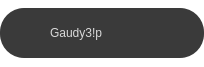
<?xml version="1.0" encoding="UTF-8"?>
<ui version="4.0">
 <class>CommunitiesWidget</class>
 <widget class="QWidget" name="CommunitiesWidget">
  <property name="geometry">
   <rect>
    <x>0</x>
    <y>0</y>
    <width>204</width>
    <height>67</height>
   </rect>
  </property>
  <property name="minimumSize">
   <size>
    <width>204</width>
    <height>50</height>
   </size>
  </property>
  <property name="maximumSize">
   <size>
    <width>204</width>
    <height>16777215</height>
   </size>
  </property>
  <property name="windowTitle">
   <string>Form</string>
  </property>
  <property name="styleSheet">
   <string notr="true">background-color: rgb(30, 30, 30,0);</string>
  </property>
  <layout class="QHBoxLayout" name="horizontalLayout_2">
   <property name="spacing">
    <number>0</number>
   </property>
   <property name="leftMargin">
    <number>0</number>
   </property>
   <property name="topMargin">
    <number>0</number>
   </property>
   <property name="rightMargin">
    <number>0</number>
   </property>
   <property name="bottomMargin">
    <number>0</number>
   </property>
   <item>
    <widget class="QWidget" name="widget" native="true">
     <property name="sizePolicy">
      <sizepolicy hsizetype="Expanding" vsizetype="Maximum">
       <horstretch>0</horstretch>
       <verstretch>1</verstretch>
      </sizepolicy>
     </property>
     <property name="minimumSize">
      <size>
       <width>0</width>
       <height>50</height>
      </size>
     </property>
     <property name="maximumSize">
      <size>
       <width>16777215</width>
       <height>50</height>
      </size>
     </property>
     <property name="styleSheet">
      <string notr="true">background-color: rgb(58, 58, 58);
border-radius:24px;</string>
     </property>
     <layout class="QHBoxLayout" name="horizontalLayout" stretch="1,0,0">
      <property name="spacing">
       <number>9</number>
      </property>
      <item>
       <widget class="QLabel" name="icon">
        <property name="minimumSize">
         <size>
          <width>32</width>
          <height>32</height>
         </size>
        </property>
        <property name="maximumSize">
         <size>
          <width>32</width>
          <height>32</height>
         </size>
        </property>
        <property name="styleSheet">
         <string notr="true">border-radius: 16px;
</string>
        </property>
        <property name="frameShadow">
         <enum>QFrame::Shadow::Plain</enum>
        </property>
        <property name="text">
         <string/>
        </property>
        <property name="pixmap">
         <pixmap>C:/Users/cojoc/Downloads/image 1.png</pixmap>
        </property>
        <property name="scaledContents">
         <bool>false</bool>
        </property>
        <property name="alignment">
         <set>Qt::AlignmentFlag::AlignCenter</set>
        </property>
        <property name="wordWrap">
         <bool>false</bool>
        </property>
       </widget>
      </item>
      <item>
       <widget class="QLabel" name="communityName">
        <property name="styleSheet">
         <string notr="true">font: 500 12pt &quot;Raleway&quot;;
color: rgb(217, 217, 217);</string>
        </property>
        <property name="text">
         <string>Gaudy3!p</string>
        </property>
       </widget>
      </item>
      <item>
       <widget class="QFrame" name="frame">
        <property name="frameShape">
         <enum>QFrame::Shape::StyledPanel</enum>
        </property>
        <property name="frameShadow">
         <enum>QFrame::Shadow::Raised</enum>
        </property>
       </widget>
      </item>
     </layout>
    </widget>
   </item>
  </layout>
 </widget>
 <resources/>
 <connections/>
</ui>
